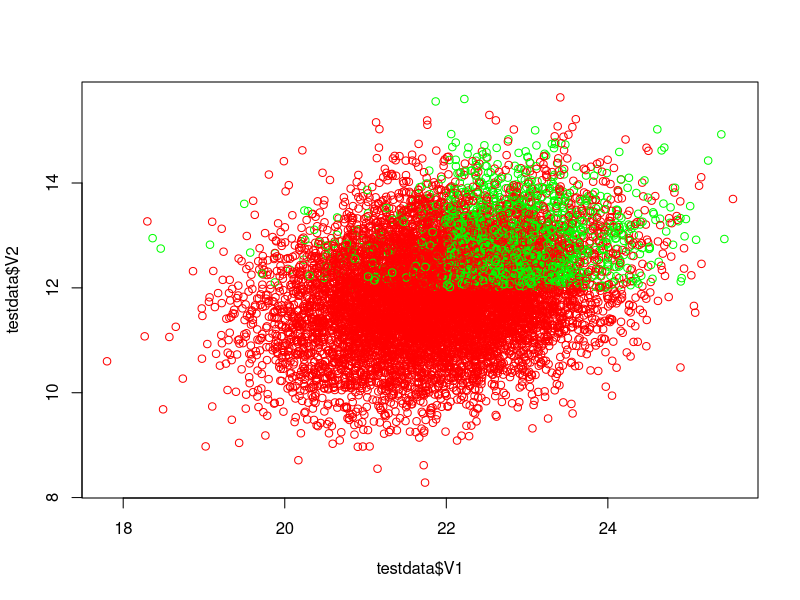
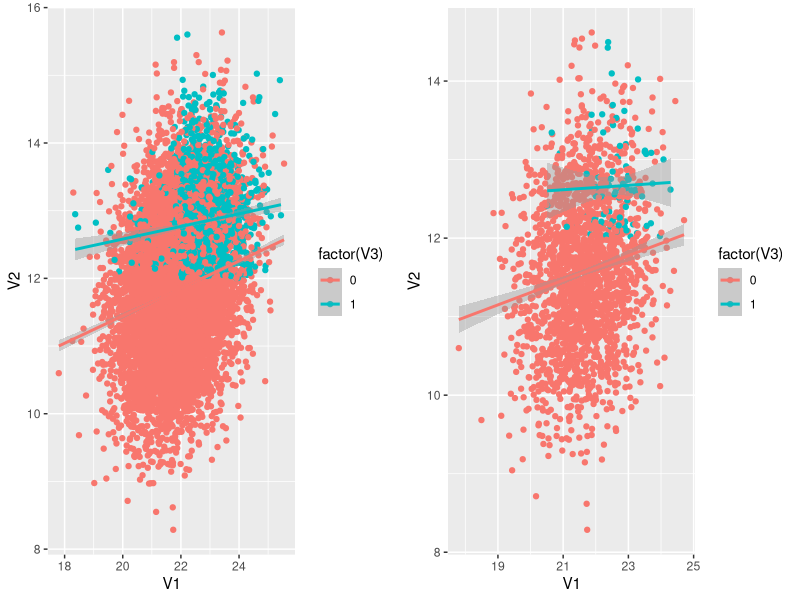

Write the R code that produced these figures, in order.
# Setting working directory and loading libraries----
setwd("~/Applied Data Science/Thesis")

# import packages
library(lattice)
library(mice)
library(tidyverse)

## GENERATE DATA ----


simulate.multivariate <- function(n=10000, mu=c(22, 12, 0), sigma = c(1.0, 0.3, 0.5, 
                                                                      0.3, 1.0, 0.5, 
                                                                      0.5, 0.5, 1.0), prob=0.5, nr_conditions = 2){
    sigma = matrix(sigma,3,3)
    data = MASS::mvrnorm(n = n,mu = mu,Sigma = sigma) %>% as.data.frame()
    
    # Define conditions to create a binary variable
    if (nr_conditions==1){
        
        condition = data$V1>median(data$V1) & data$V2>median(data$V2)
        # generate binomial variable for V3
        data$V3 = ifelse(condition,rbinom(nrow(data[condition,]), size = 1, prob = prob), 0)}
    
    else if (nr_conditions==2){
       
        condition = data$V1>median(data$V1) & data$V2>median(data$V2)
        condition2 = data$V1<median(data$V1) & data$V2>median(data$V2)
        # generate binomial variable for V3
        data$V3 = ifelse(condition,rbinom(nrow(data[condition,]), size = 1, prob = prob),
                         ifelse(condition2,rbinom(nrow(data[condition2,]), size = 1, prob = 0.1), 0))}
    
    else if (nr_conditions == 3){
        
        condition = data$V1>median(data$V1) & data$V2>median(data$V2)
        condition2 = data$V1<median(data$V1) & data$V2>median(data$V2)
        condition3 = data$V1>median(data$V1) & data$V2<median(data$V2)
        # generate binomial variable for V3
        data$V3 = ifelse(condition,rbinom(nrow(data[condition,]), size = 1, prob = prob),
                         ifelse(condition2,rbinom(nrow(data[condition2,]), size = 1, prob = 0.1),
                                ifelse(condition3,rbinom(nrow(data[condition3,]), size = 1, prob = 0.1),0)))
    }
    else {
        stop('Number of conditions not correctly specified')
    }
    return(data)
    }

set.seed(11)
testdata = simulate.multivariate()
# descriptives
summary(testdata)
#visualize 
plot(testdata$V1, testdata$V2, col = ifelse(testdata$V3==1,'green', 'red'))

# save as csv
## Save complete  dataframe as CSV file
write.csv(testdata,"C:\\Users\\surface\\Documents\\Applied Data Science\\Thesis\\complete_data.csv", row.names = FALSE)


## AMPUTE WITH MICE ----

amputation = function(data, pattern_list, prop_list, mech_list, probabilities){
    # if the length of the inputs are unequal, return NA
    len_inputs = sapply(list(pattern_list, prop_list, mech_list, probabilities), length) %>% unique()
    if (length(len_inputs) == 1){
        # empty list to store amputations
        amputations = list()
        for (i in 1:length(pattern_list)){
            amputations[[i]]=mice::ampute(data, patterns = pattern_list[[i]], prop = prop_list[i], mech = mech_list[i])$amp
        }
        # sample from amputations with probability
        indices <- sample(x = seq_len(length(pattern_list)), size = nrow(data), 
                          replace = TRUE, prob = probabilities)
        # empty matrix to store
        ampdata <- matrix(NA, nrow = nrow(data), ncol = ncol(data)) %>% as.data.frame()
        # insert amputations based on index
        for (i in 1:length(pattern_list)){
            ampdata[indices == i, ] <- as.matrix(amputations[[i]][indices == i, ])}
        }
    else {
        stop('The lengths of the inputs are not equal')
        }
    return(ampdata)
    }

# amputation function inputs
#                      V1 V2 V3   V1 V2 V3    V1 V2 V3    V1 V2 V3
pattern_list = list(c(0, 1, 1), c(1, 0, 1), c(1, 0, 1), c(0, 0, 0 ))
prop_list = c(0.8,0.8,0.8,0.8) # proportion missing values according to some missing mechanism
mech_list = c('MAR', 'MAR', 'MNAR', 'MCAR') # missing mechanisms underlying missingess
probabilities = c(0.4, 0.4, 0.1, 0.1) # relative occurrence of the missing mechanism in the data

# now test amputations function
set.seed(11)
ampdata = amputation(testdata, pattern_list, prop_list, mech_list, probabilities)
summary(ampdata)

# Visualize
ggpubr::ggarrange(
    testdata %>% ggplot(aes(V1,V2, color = factor(V3))) + geom_point() + geom_smooth(method = 'lm'),
    na.omit(ampdata) %>% ggplot(aes(V1,V2, color = factor(V3))) + geom_point() + geom_smooth(method = 'lm')
)


#save missing data
write.csv(ampdata,"C:\\Users\\surface\\Documents\\Applied Data Science\\Thesis\\missingdata.csv", row.names = FALSE)
